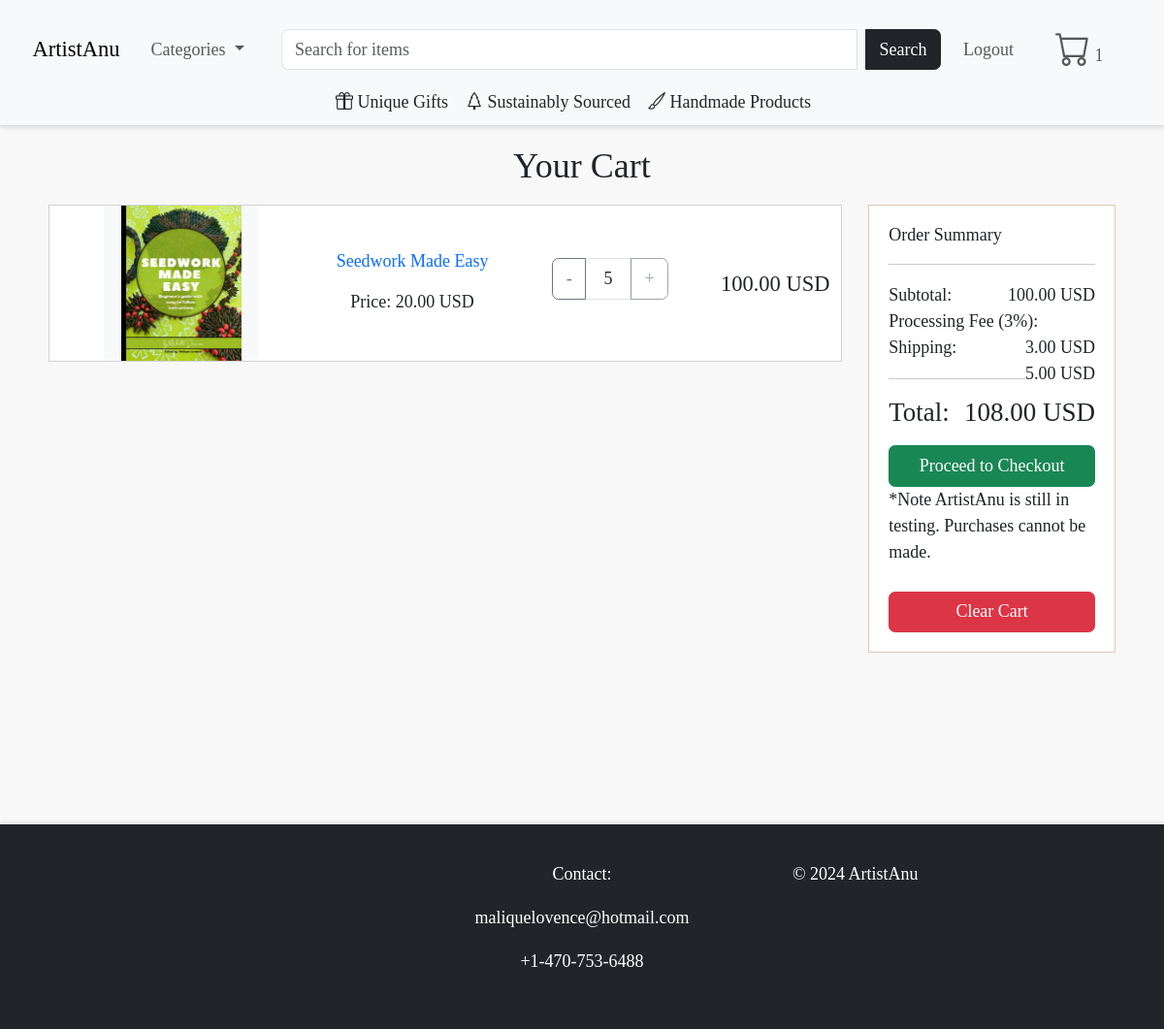
Before: /cart/ (signed in) with the older database file.
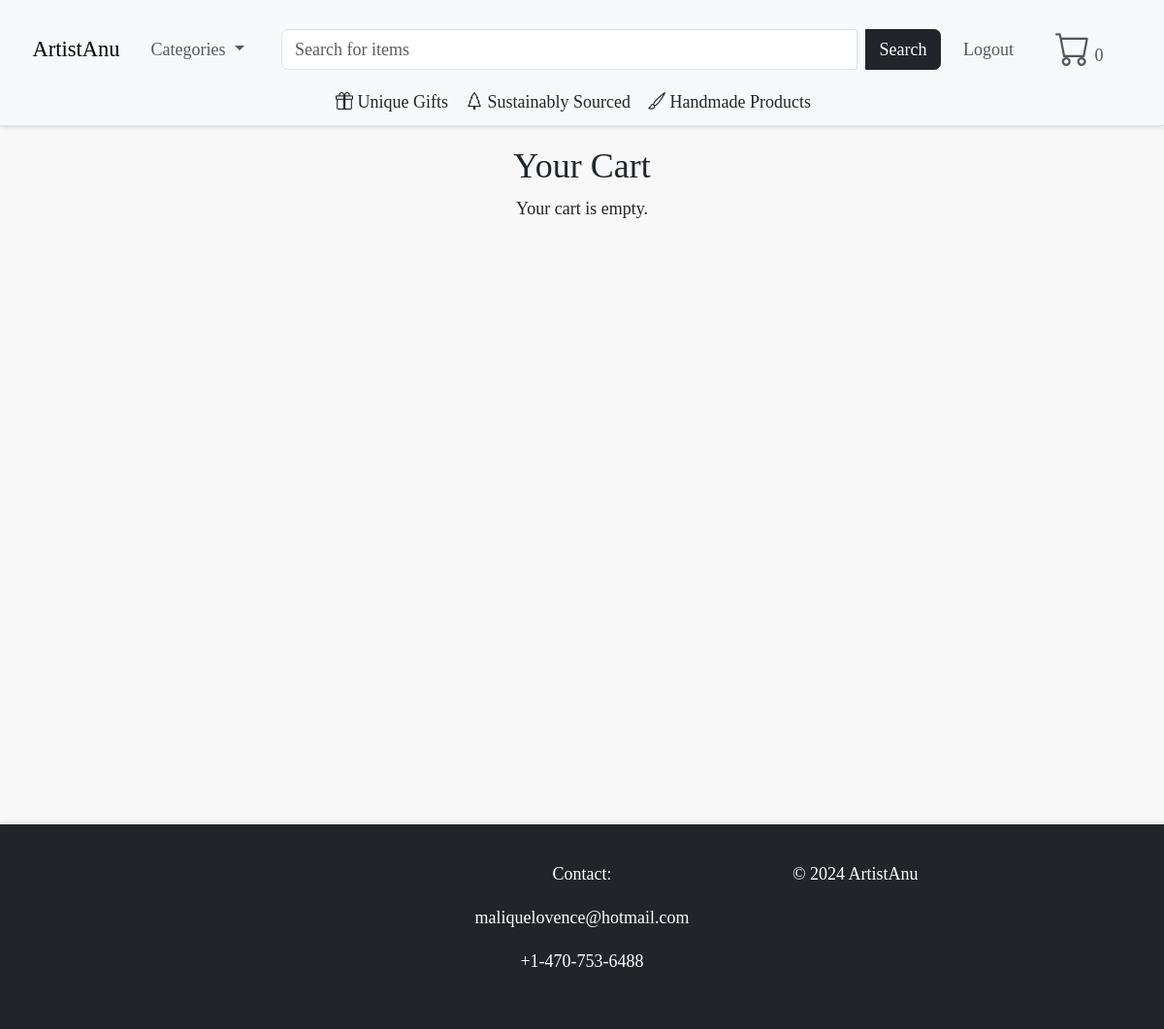
After: the same page with the newer database file.
### catalogue/models.py (models this page shows, shortened)
class Cart(models.Model):
    created_at = models.DateTimeField(auto_now_add=True)
    user = models.ForeignKey('catalogue.CustomUser', null=True, blank=True, on_delete=models.SET_NULL)
    def total_price(self):
        return sum(cart_item.total_price for cart_item in self.cart_items.all())

class CartItem(models.Model):
    cart = models.ForeignKey('Cart', on_delete=models.CASCADE, related_name='cart_items')
    item = models.ForeignKey(CraftItem, on_delete=models.CASCADE)
    quantity = models.PositiveIntegerField(default=1)
    created_at = models.DateTimeField(auto_now_add=True)
    @property
    def total_price(self):
        return self.quantity * self.item.price

class CraftItem(models.Model):
    name = models.CharField(max_length=255)
    description = models.TextField(blank=True)
    artist = models.ForeignKey('Artist', on_delete=models.CASCADE)
    categories = models.ManyToManyField(Category, related_name="items")
    price = models.DecimalField(max_digits=10, decimal_places=2)
    date_created = models.DateTimeField(auto_now_add=True)
    available = models.BooleanField(default=True)
    dimensions = models.CharField(max_length=255, blank=True)
    featured = models.BooleanField(default=False)
    is_unique = models.BooleanField(default=False)
    quantity = models.PositiveIntegerField(default=1)
    is_sustainable = models.BooleanField(default=False)
    is_handmade = models.BooleanField(default=False)

class CraftItemImage(models.Model):
    craft_item = models.ForeignKey(CraftItem, on_delete=models.CASCADE, related_name='images')
    image = models.ImageField(upload_to='craft_items/')

### catalogue/views.py (the view)
# urls.py: path('cart/', views.cart_detail, name='cart_detail'),
def cart_detail(request):
    if not request.user.is_authenticated:
        return redirect('login')  # Redirect to login if the user is not logged in
    cart = request.user.cart_set.last()  # Assuming one cart per user
    if cart:
        total_price = cart.total_price()  # Call the method with parentheses
        fees = total_price * Decimal('0.03')
        shipping = Decimal('5.00')  # Fixed shipping cost
        final_total = total_price + fees + shipping
        context = {
            'cart': cart,
            'total_price': total_price,
            'fees': fees,
            'final_total': final_total,
        }
    else:
        context = {'cart': None}
    return render(request, 'cart/cart_detail.html', context)

### catalogue/context_processors.py (called while the page is built)
def categories_processor(request):
    return {'categories': Category.objects.all()}

### catalogue/templates/cart/cart_detail.html (shortened to what the changed rows need)
{% extends 'base.html' %}
{% block content %}
<div class="container " style="min-height: 90vh;">
    <h2 class="text-center">Your Cart</h2>
    {% if cart.cart_items.all %}
        <div class="row mt-3">
            <div class="col-lg-9">
                {% for cart_item in cart.cart_items.all %}
                <div class="card mb-3 text-center">
                    <div class="row g-0">
                        <div class="col-md-4 d-flex align-items-center justify-content-center">
                            {% if cart_item.item.images.first %}
                            <img src="{{ cart_item.item.images.first.image.url }}"
                            class="cart-image"
                            alt="{{ cart_item.item.name }}">
                            {% else %}
                                No image available
                            {% endif %}
                        </div>
                        <div class="col-md-3 d-flex align-items-center justify-content-center">
                            <div class="card-body">
                                <h5 class="card-title mb-3">
                                    <a href="{% url 'item_detail' cart_item.item.name %}" class="text-decoration-none">{{ cart_item.item.name }}</a>
                                </h5>
                                <p class="card-text mb-0">Price: {{ cart_item.item.price }} USD</p>
                            </div>
                        </div>
                        <div class="col-md-3 mb-2 d-flex align-items-center justify-content-center">
                            <div class="input-group justify-content-center" style="width: 120px;">
                                {% if not cart_item.item.is_unique %}
                                    <button class="btn btn-outline-secondary decrease-quantity"
                                            type="button"
                                            data-cart-item-id="{{ cart_item.id }}"
                                            {% if cart_item.quantity <= 1 %}disabled{% endif %}>
                                        -
                                    </button>
                                    <input type="text" class="form-control text-center quantity-input"
                                           value="{{ cart_item.quantity }}"
                                           data-cart-item-id="{{ cart_item.id }}">
                                    <button class="btn btn-outline-secondary increase-quantity"
                                            type="button"
                                            data-cart-item-id="{{ cart_item.id }}"
                                            {% if cart_item.quantity >= cart_item.item.quantity %}disabled{% endif %}>
                                        +
                                    </button>
                                {% else %}
                                    <input type="text" class="form-control text-center"
                                           value="1" readonly>
                                {% endif %}
                            </div>
                        </div>
                        <div class="col-md-2  d-flex align-items-center justify-content-center">
                            <h5 class="mb-0">{{ cart_item.total_price }} USD</h5>
                        </div>
                    </div>
                </div>
                {% endfor %}
            </div>
            <div class="col-lg-3">
                <div class="item-card">
                    <div class="card-body">
                        <h4 class="card-title ">Order Summary</h4>
                        <hr>
                        <p class="mb-0">Subtotal: <span class="float-end">{{ total_price|floatformat:2 }} USD</span></p>
                        <p class="mb-0">Processing Fee (3%): <span class="float-end">{{ fees|floatformat:2 }} USD</span></p>
                        <p>Shipping: <span class="float-end">5.00 USD</span></p>
                        <hr>
                        <h4>Total: <span class="float-end">{{ final_total|floatformat:2 }} USD</span></h4>
                        <a href="#" class="btn btn-success w-100 mt-2">Proceed to Checkout</a>
                        <p>*Note ArtistAnu is still in testing. Purchases cannot be made.</p>
                        <a href="{% url 'clear_cart' %}" class="btn btn-danger w-100 mt-2">Clear Cart</a>
                    </div>
                </div>
            </div>
        </div>
    {% else %}
        <p class="text-center">Your cart is empty.</p>
    {% endif %}
</div>
{% endblock %}

### catalogue/templates/base.html (shortened to what this page needs)
<!DOCTYPE html>
<html>
  <head>
    <link rel="stylesheet" href="https://cdn.jsdelivr.net/npm/bootstrap@5.3.0/dist/css/bootstrap.min.css">
    {% load static %}
    <link rel="stylesheet" href="{% static 'css/styles.css' %}">
    <link rel="stylesheet" href="https://cdn.jsdelivr.net/npm/bootstrap-icons@1.10.5/font/bootstrap-icons.css">
  </head>
  <body>
    <nav class="navbar navbar-expand-lg navbar-light bg-light d-none d-lg-block border-bottom">
      <div class="container-fluid d-flex flex-column">
        <div class="d-flex w-100 align-items-center">
          <div class="d-flex align-items-center">
            <a class="navbar-brand me-3" href="/">ArtistAnu</a>
            <ul class="navbar-nav me-auto mb-2 mb-lg-0">
              <li class="nav-item dropdown">
                <a class="nav-link dropdown-toggle" href="#" id="categoryDropdown" role="button" data-bs-toggle="dropdown" aria-expanded="false">
                  Categories
                </a>
              </li>
            </ul>
          </div>
          <form method="GET" action="{% url 'dashboard' %}" class="d-flex flex-grow-1 mx-2" style="max-width: 100%; position: relative;">
            <div class="input-group">
              <input type="text" name="search" class="form-control me-2" placeholder="Search for items" value="{{ search_query }}">
              <button type="submit" class="btn btn-dark">Search</button>
            </div>
          </form>
          <div class="d-flex ms-auto">
            <ul class="navbar-nav mb-2 mb-lg-0">
              {% if user.is_authenticated %}
                <li class="nav-item"><a class="nav-link" href="{% url 'logout' %}">Logout</a></li>
              {% else %}
                <li class="nav-item"><a class="nav-link" href="{% url 'login' %}">  <i class="bi bi-person fs-2"></i></a></li>
              {% endif %}
              <li class="nav-item">
                <a class="nav-link" href="{% url 'cart_detail' %}">
                    <i class="bi bi-cart fs-2"></i>
                  {% if user.is_authenticated %}
                    {% with cart=request.user.cart_set.last %}
                      {% if cart %} {{ cart.cart_items.count }} {% endif %}
                    {% endwith %}
                  {% else %}
                    {% with cart=request.session.cart %}
                      {% if cart %} {{ cart|length }} {% endif %}
                    {% endwith %}
                  {% endif %}
                </a>
              </li>
            </ul>
          </div>
        </div>
        <div class="d-flex justify-content-center w-100">
          <a href="/dashboard/?is_unique=1" class="text-decoration-none text-dark  me-3"><i class="bi bi-gift"></i> Unique Gifts </a>
          <a href="/dashboard/?is_sustainable=1" class="text-decoration-none text-dark me-3"><i class="bi bi-tree"></i> Sustainably Sourced  </a>
          <a href="/dashboard/?is_handmade=1" class="text-decoration-none text-dark  me-3"><i class="bi bi-brush"></i> Handmade Products </a>
        </div>
      </div>
    </nav>
    <div class="container-fluid p-0">
      {% block content %}{% endblock %}
    </div>
    <footer class="bg-dark text-white py-3">
      <div class="container">
        <div class="row d-flex justify-content-between text-center text-md-start">
          <div class="col-md-2"></div>
          <div class="col-md-2 text-center">
          </div>
          <div class="col-md-4 text-center">
            <p>Contact:</p>
            <p><a class="nav-link text-white" href="mailto:maliquelovence@hotmail.com">maliquelovence@hotmail.com</a></p>
            <p><a class="nav-link text-white" href="tel:+14707536488">+1-470-753-6488</a></p>
          </div>
          <div class="col-md-2 text-center">
            <p>&copy; 2024 ArtistAnu</p>
          </div>
          <div class="col-md-2"></div>
        </div>
      </div>
    </footer>
  </body>
</html>

Changed rows visible on the page:
removed CartItem: item.images.first.image (picture), item.name "Seedwork Made Easy", item.price "20.00", quantity "5", total_price "100.00"
computed for Cart: cart_items.count "1" → "0"
Other visible differences:
{{ total_price|floatformat:2 }}: "100.00" → (not shown)
{{ fees|floatformat:2 }}: "3.00" → (not shown)
{{ final_total|floatformat:2 }}: "108.00" → (not shown)
text no longer shown: "Order Summary Subtotal: USD Processing Fee (3%): USD Shipping: 5.00 USD Total: USD Proceed to Checkout *Note ArtistAnu is still in testing. Purchases cannot be made. Clear Cart"
text now shown: "Your cart is empty."
